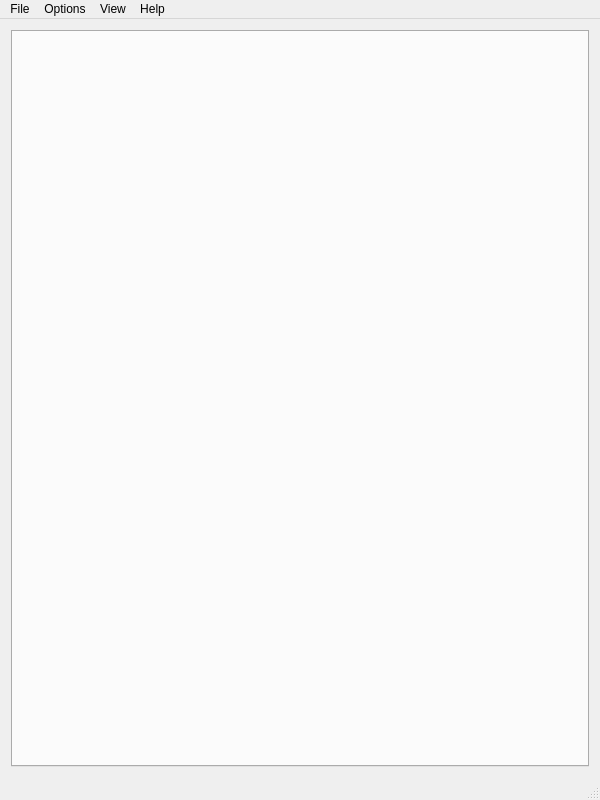
<?xml version="1.0" encoding="UTF-8"?>
<ui version="4.0">
 <class>MainWindow</class>
 <widget class="QMainWindow" name="MainWindow">
  <property name="geometry">
   <rect>
    <x>0</x>
    <y>0</y>
    <width>600</width>
    <height>800</height>
   </rect>
  </property>
  <property name="sizePolicy">
   <sizepolicy hsizetype="MinimumExpanding" vsizetype="MinimumExpanding">
    <horstretch>0</horstretch>
    <verstretch>0</verstretch>
   </sizepolicy>
  </property>
  <property name="minimumSize">
   <size>
    <width>0</width>
    <height>0</height>
   </size>
  </property>
  <property name="windowTitle">
   <string>EyeD</string>
  </property>
  <widget class="QWidget" name="centralWidget">
   <layout class="QVBoxLayout" name="verticalLayout">
    <item>
     <widget class="QTabWidget" name="tabWidget">
      <property name="sizePolicy">
       <sizepolicy hsizetype="Minimum" vsizetype="Minimum">
        <horstretch>0</horstretch>
        <verstretch>0</verstretch>
       </sizepolicy>
      </property>
      <property name="currentIndex">
       <number>-1</number>
      </property>
      <property name="tabsClosable">
       <bool>false</bool>
      </property>
     </widget>
    </item>
   </layout>
  </widget>
  <widget class="QMenuBar" name="menuBar">
   <property name="geometry">
    <rect>
     <x>0</x>
     <y>0</y>
     <width>600</width>
     <height>22</height>
    </rect>
   </property>
   <widget class="QMenu" name="menuFile">
    <property name="title">
     <string>File</string>
    </property>
    <addaction name="actionQuit"/>
   </widget>
   <widget class="QMenu" name="menuHelp">
    <property name="title">
     <string>Help</string>
    </property>
    <addaction name="actionAbout"/>
   </widget>
   <widget class="QMenu" name="menuOptions">
    <property name="title">
     <string>Options</string>
    </property>
    <addaction name="actionSynchronizeStreams"/>
   </widget>
   <widget class="QMenu" name="menuView">
    <property name="title">
     <string>View</string>
    </property>
    <addaction name="actionFullScreen"/>
   </widget>
   <addaction name="menuFile"/>
   <addaction name="menuOptions"/>
   <addaction name="menuView"/>
   <addaction name="menuHelp"/>
  </widget>
  <widget class="QStatusBar" name="statusBar"/>
  <action name="actionAbout">
   <property name="text">
    <string>About</string>
   </property>
  </action>
  <action name="actionQuit">
   <property name="text">
    <string>Quit</string>
   </property>
  </action>
  <action name="actionSynchronizeStreams">
   <property name="checkable">
    <bool>true</bool>
   </property>
   <property name="text">
    <string>Synchronize streams</string>
   </property>
  </action>
  <action name="actionScaleToFitFrame">
   <property name="checkable">
    <bool>true</bool>
   </property>
   <property name="text">
    <string>Scale to fit frame</string>
   </property>
  </action>
  <action name="actionFullScreen">
   <property name="checkable">
    <bool>true</bool>
   </property>
   <property name="text">
    <string>Full Screen</string>
   </property>
  </action>
 </widget>
 <layoutdefault spacing="6" margin="11"/>
 <resources/>
 <connections/>
</ui>
